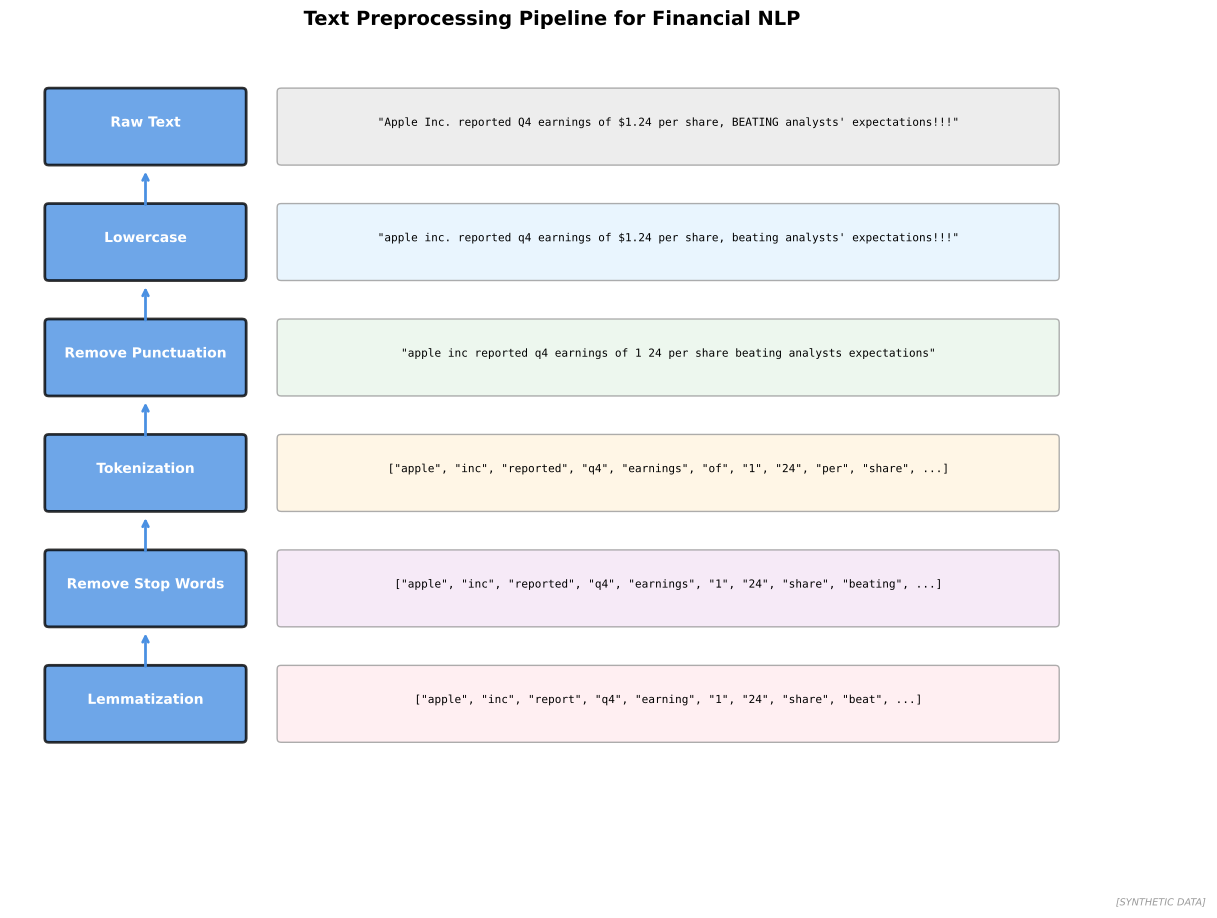

Here is the Python script that generated this plot:
"""
Text Preprocessing Steps
NLP preprocessing pipeline example

Output: text_preprocessing.pdf
Module: module_03_ai_ml
Lesson: 32 - NLP in Finance
"""

from pathlib import Path
import matplotlib.pyplot as plt
import matplotlib.patches as mpatches

CHART_METADATA = {
    'title': 'Text Preprocessing',
    'module': 'module_03_ai_ml',
    'lesson': 32,
    'url': 'https://github.com/Digital-AI-Finance/digital-finance/tree/main/module_03_ai_ml/figures/text_preprocessing'
}

plt.rcParams.update({'font.size': 10, 'axes.labelsize': 10})

def create_chart():
    fig, ax = plt.subplots(figsize=(14, 10))
    ax.set_xlim(0, 14)
    ax.set_ylim(0, 10)

    # Processing steps with examples
    steps = [
        ('Raw Text', '"Apple Inc. reported Q4 earnings of $1.24 per share, BEATING analysts\' expectations!!!"',
         '#E8E8E8', 9),
        ('Lowercase', '"apple inc. reported q4 earnings of $1.24 per share, beating analysts\' expectations!!!"',
         '#E3F2FD', 7.5),
        ('Remove Punctuation', '"apple inc reported q4 earnings of 1 24 per share beating analysts expectations"',
         '#E8F5E9', 6),
        ('Tokenization', '["apple", "inc", "reported", "q4", "earnings", "of", "1", "24", "per", "share", ...]',
         '#FFF3E0', 4.5),
        ('Remove Stop Words', '["apple", "inc", "reported", "q4", "earnings", "1", "24", "share", "beating", ...]',
         '#F3E5F5', 3),
        ('Lemmatization', '["apple", "inc", "report", "q4", "earning", "1", "24", "share", "beat", ...]',
         '#FFEBEE', 1.5),
    ]

    for step_name, example, color, y_pos in steps:
        # Step box
        rect = mpatches.FancyBboxPatch((0.5, y_pos-0.5), 2.5, 0.9,
                                        boxstyle="round,pad=0.05",
                                        facecolor='#4A90E2', alpha=0.8,
                                        edgecolor='black', linewidth=2)
        ax.add_patch(rect)
        ax.text(1.75, y_pos, step_name, ha='center', va='center',
               fontsize=10, fontweight='bold', color='white')

        # Example box
        rect2 = mpatches.FancyBboxPatch((3.5, y_pos-0.5), 10, 0.9,
                                         boxstyle="round,pad=0.05",
                                         facecolor=color, alpha=0.8,
                                         edgecolor='#999999', linewidth=1)
        ax.add_patch(rect2)
        ax.text(8.5, y_pos, example, ha='center', va='center',
               fontsize=8, family='monospace')

        # Arrow to next step
        if y_pos > 2:
            ax.annotate('', xy=(1.75, y_pos-0.6), xytext=(1.75, y_pos-1.1),
                       arrowprops=dict(arrowstyle='->', color='#4A90E2', lw=2))

    ax.set_title('Text Preprocessing Pipeline for Financial NLP', fontsize=14, fontweight='bold', pad=15)
    ax.axis('off')

    fig.text(0.98, 0.02, '[SYNTHETIC DATA]', fontsize=7, color='#999999', ha='right', style='italic')

    output_path = Path(__file__).parent / 'text_preprocessing.pdf'
    plt.savefig(output_path, format='pdf', dpi=300, bbox_inches='tight')
    plt.close()
    print(f"Chart saved to: {output_path}")
    return output_path

if __name__ == '__main__':
    create_chart()
